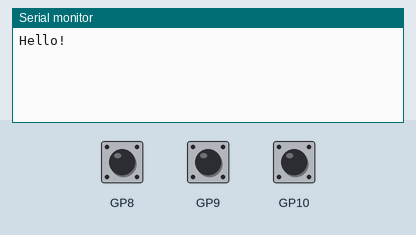
This program was run on a simulated Raspberry Pi Pico. Parts: the last lines printed to the serial monitor. Inputs (shaded band) come from the test bench; at power-on: GP8 HIGH, GP9 HIGH, GP10 HIGH. The local clock reads 2024-03-15 10:24:30 at power-on unless the program sets it.

Above: at 1.2 s.
1.3 s: GP8 pulled LOW for 0.15 s
At 2.3 s:
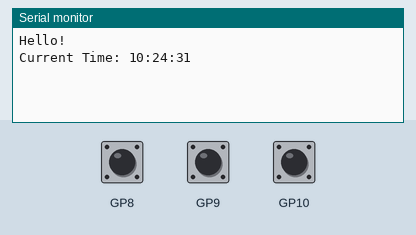
2.9 s: GP9 pulled LOW for 0.15 s
At 3.4 s:
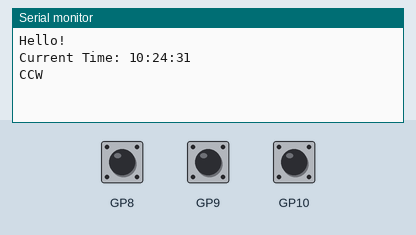
4.5 s: GP10 pulled LOW for 0.15 s
At 5.7 s:
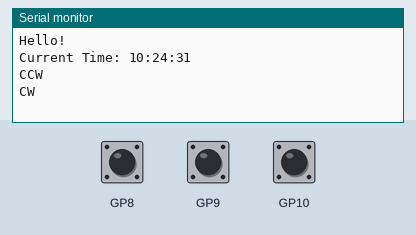
6.1 s: GP8 pulled LOW for 1 s
At 7.1 s:
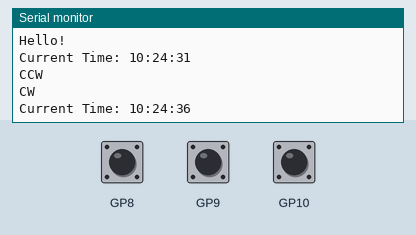

Measured:
- after the input at 1.3 s, the serial monitor: prints a new line at once (image 1)
- after the input at 2.9 s, the serial monitor: prints a new line at once (image 2)
- after the input at 4.5 s, the serial monitor: prints a new line at once (image 3)
- after the input at 6.1 s, the serial monitor: prints a new line at once (image 4)

The program:

main.cpp
```cpp
#include <Arduino.h>
#include <Wire.h>

#include "Rotary.h"
#include "DS3231_Wrapper.h"

Rotary* r1 = new Rotary(9,10,8);
DS3231_Wrapper myRTC;

void setup() {
    Wire.setSDA(0);
    Wire.setSCL(1);
    Wire.begin();

    Serial.begin( 9600 );
    r1->init();
    while (! Serial);
    Serial.println("Hello!");
}


void loop() {
    bool rotary_input[3];
    r1->loop(rotary_input);

    if(rotary_input[0]){
        Serial.println("CW");
    }
    if(rotary_input[1]){
        Serial.println("CCW");
    }
    if(rotary_input[2]){
        //Serial.println("Rotary Button");
        myRTC.printTime();
    }
}
```

DS3231_Wrapper.cpp
```cpp
#include "DS3231_Wrapper.h"
#include <Arduino.h>

DS3231_Wrapper::DS3231_Wrapper() {
    // Constructor does not need to initialize anything
}

void DS3231_Wrapper::printTime() {
    int hour = DS3231_Wrapper::rtc.getHour(h12, hPM); // Get hour in 24-hour format
    int minute = DS3231_Wrapper::rtc.getMinute();
    int second = DS3231_Wrapper::rtc.getSecond();

    // Print time in HH:MM:SS format
    Serial.print("Current Time: ");
    if (hour < 10) Serial.print("0");
    Serial.print(hour);
    Serial.print(":");
    if (minute < 10) Serial.print("0");
    Serial.print(minute);
    Serial.print(":");
    if (second < 10) Serial.print("0");
    Serial.println(second);
}

int DS3231_Wrapper::getHours() {
    return DS3231_Wrapper::rtc.getHour(h12, hPM); // Return the hour
}

int DS3231_Wrapper::getMinutes() {
    return DS3231_Wrapper::rtc.getMinute(); // Return the minute
}

int DS3231_Wrapper::getSeconds() {
    return DS3231_Wrapper::rtc.getSecond(); // Return the second
}
```

DS3231_Wrapper.h
```cpp
#ifndef RP2040_DS3231_WRAPPER_H
#define RP2040_DS3231_WRAPPER_H


#include <Wire.h>
#include <DS3231.h>

class DS3231_Wrapper {
public:
    DS3231_Wrapper(); // Constructor

    void printTime(); // Method to print current time
    int getHours(); // Getter for hours
    int getMinutes(); // Getter for minutes
    int getSeconds(); // Getter for seconds

private:
    DS3231 rtc; // Instance of the DS3231 object
    bool h12; // 12-hour mode
    bool hPM; // AM/PM indicator
};


#endif //RP2040_DS3231_WRAPPER_H
```

Rotary.cpp
```cpp
#include "Rotary.h"
#include <Arduino.h>

// Timing control
unsigned long lastUpdate = 0;
const unsigned long interval = 1;  // Run state machine every 10ms

// Constructor to initialize pin numbers
Rotary::Rotary( int CW_pin, int CCW_pin, int BTN_pin )
        : CW_pin( CW_pin ), CCW_pin( CCW_pin ), BTN_pin( BTN_pin ) {
    Rotary::currentState = Rotary_START;
}

void Rotary::init() {
    // Set pins 14 and 15 to input_pullup mode
    pinMode( CW_pin, INPUT_PULLUP );
    pinMode( CCW_pin, INPUT_PULLUP );
    pinMode( BTN_pin, INPUT_PULLUP );
}

void Rotary::loop( bool input[3] ) {
    input[ 0 ] = false;
    input[ 1 ] = false;
    input[ 2 ] = false;
    // Check if 10ms has passed (for timing control)
    if( millis() - lastUpdate >= interval ) {
        lastUpdate = millis();  // Update last update time

        // Read the state of pins 14 and 15
        bool CWPinLow = digitalRead( Rotary::CW_pin ) == LOW;
        bool CCWPinLow = digitalRead( Rotary::CCW_pin ) == LOW;
        bool BTNPinLow = digitalRead( Rotary::BTN_pin ) == LOW;

        // State machine logic
        switch ( currentState ) {
            case Rotary_START:
                // Handle low readings for CW and CCW transitions
                if( CWPinLow ) {
                    Rotary::countCW++;
                } else {
                    Rotary::countCW = 0;  // Reset count if pin 14 is high
                }

                if( CCWPinLow ) {
                    Rotary::countCCW++;
                } else {
                    Rotary::countCCW = 0;  // Reset count if pin 15 is high
                }

                if( BTNPinLow ) {
                    Rotary::countBTN++;
                } else {
                    Rotary::countBTN = 0;  // Reset count if pin 15 is high
                }

                // Transition to CCW if both 14 and 15 are low for 2 consecutive readings
                if( Rotary::countCCW >= 2 ) {
                    currentState = Rotary_CCW;
                    input[ 0 ] = true;
                    Rotary::countCW = 0;
                    Rotary::countCCW = 0;
                    Rotary::countBTN = 0;
                }

                // Transition to CW if both 14 and 15 are low for 2 consecutive readings
                if( Rotary::countCW >= 2 ) {
                    currentState = Rotary_CW;
                    input[ 1 ] = true;
                    Rotary::countCW = 0;
                    Rotary::countCCW = 0;
                    Rotary::countBTN = 0;
                }

                if( Rotary::countBTN >= 2 ) {
                    currentState = Rotary_BTN;
                    input[ 2 ] = true;
                    Rotary::countCW = 0;
                    Rotary::countCCW = 0;
                    Rotary::countBTN = 0;
                }

                break;

            case Rotary_CW:
                // Handle high readings for returning to START
                if( !CWPinLow && !CCWPinLow ) {
                    highCount++;
                } else {
                    highCount = 0;  // Reset count if either pin is low
                }

                // Transition back to START if both pins are high for 4 consecutive readings
                if( highCount >= 4 ) {
                    currentState = Rotary_START;
                    highCount = 0;  // Reset high count after transition
                }

                break;

            case Rotary_CCW:

                // Handle high readings for returning to START
                if( !CWPinLow && !CCWPinLow ) {
                    highCount++;
                } else {
                    highCount = 0;  // Reset count if either pin is low
                }

                // Transition back to START if both pins are high for 4 consecutive readings
                if( highCount >= 4 ) {
                    currentState = Rotary_START;
                    highCount = 0;  // Reset high count after transition
                }

                break;

            case Rotary_BTN:
                if( !BTNPinLow ) {
                    highCount++;
                } else {
                    highCount = 0;  // Reset count if either pin is low
                }
                // Transition back to START if both pins are high for 4 consecutive readings
                if( highCount >= 4 ) {
                    currentState = Rotary_START;
                    highCount = 0;  // Reset high count after transition
                }
                break;
        }
    }
}
```

Rotary.h
```cpp
#ifndef RP2040_ROTARY_H
#define RP2040_ROTARY_H

// Define state identifiers
enum Rotary_State {
    Rotary_START,
    Rotary_CW,
    Rotary_CCW,
    Rotary_BTN
};

class Rotary {
private:
    // Member variables to store the pin numbers
    int CW_pin;
    int CCW_pin;
    int BTN_pin;

    Rotary_State currentState;

    // Count consecutive low or high readings
    int countCW = 0;
    int countCCW = 0;
    int countBTN = 0;
    int highCount = 0;

public:
    // Constructor to initialize pin numbers
    Rotary( int CW_pin, int CCW_pin, int BTN_pin);

    // Init the Rotary
    void init();

    // Loop for the Rotary
    // Pass in a bool[3] and get out any pins.
    void loop(bool input[3]);
};


#endif //RP2040_ROTARY_H
```
